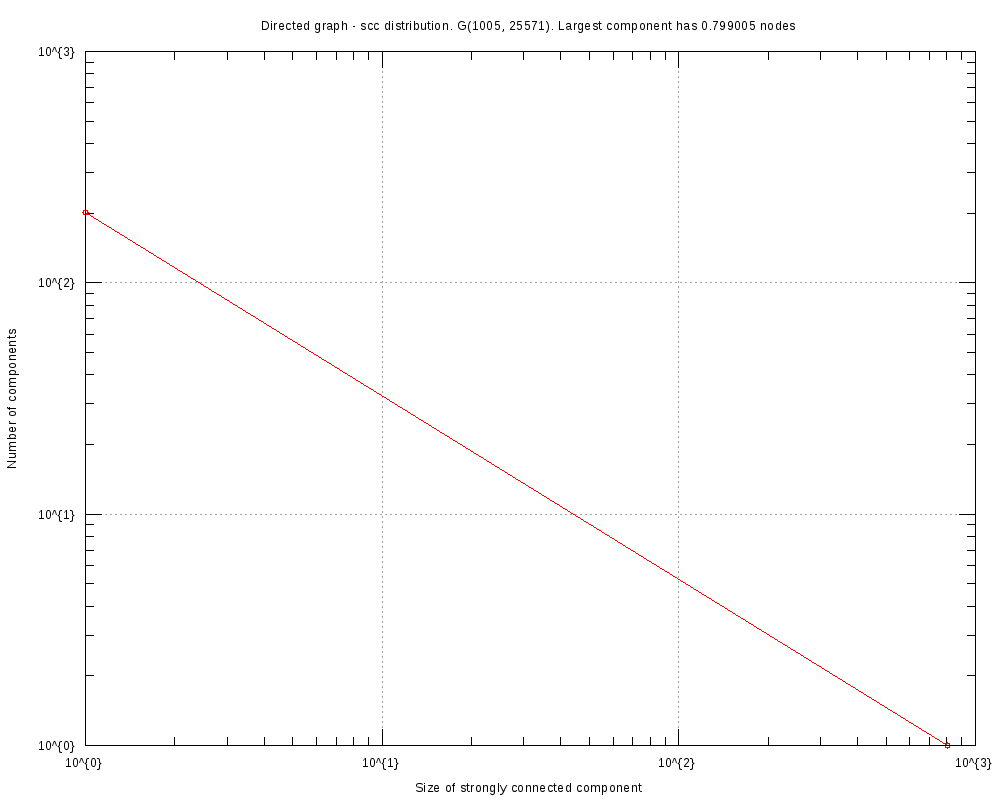

This chart was generated by the following gnuplot code:
#
# Directed graph - scc distribution. G(1005, 25571). Largest component has 0.799005 nodes (Thu Oct 26 14:28:47 2017)
#

set title "Directed graph - scc distribution. G(1005, 25571). Largest component has 0.799005 nodes"
set key bottom right
set logscale xy 10
set format x "10^{%L}"
set mxtics 10
set format y "10^{%L}"
set mytics 10
set grid
set xlabel "Size of strongly connected component"
set ylabel "Number of components"
set tics scale 2
set terminal png font arial 10 size 1000,800
set output 'scc.EUC.png'
plot 	"scc.EUC.tab" using 1:2 title "" with linespoints pt 6
